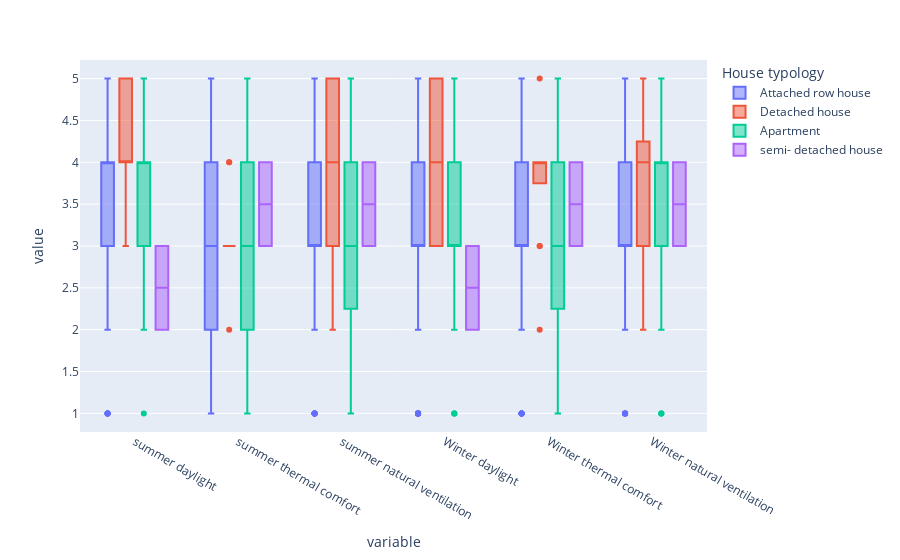

Notebook cell for this chart:
### Markdown cell above
**Nhận xét:**
- Có hơn 85% số người tham gia khảo sát sử dụng ngôi nha chỉ để ở, không có mục đích khác.
- Trong số những người chi sử dụng nhà để ở có đên 77.9% số người sở hữu căn nhà đó.

## Phân bố đánh giá về các tiêu chí ánh sáng và nhiệt độ của những người tham gia khảo sát như thế nào?

### Code cell
fig = px.box(data_df, y=data_df.columns[8:14], color=data_df.columns[4])
fig.show()

### Figure 1 — Plotly figure (JSON) as saved in the notebook; plotly's stock layout.template omitted (floating-point values rounded to 4 significant figures; data arrays with more than 128 entries replaced by an {"elided": "..."} marker saying what was removed)
{"data": [{"alignmentgroup": "True", "hovertemplate": "House typology=Attached row house<br>variable=%{x}<br>value=%{y}<extra></extra>", "legendgroup": "Attached row house", "marker": {"color": "#636efa"}, "name": "Attached row house", "notched": false, "offsetgroup": "Attached row house", "orientation": "v", "showlegend": true, "type": "box", "visible": true, "x": {"elided": "570 str values"}, "x0": " ", "xaxis": "x", "y": {"elided": "570 int values"}, "y0": " ", "yaxis": "y"}, {"alignmentgroup": "True", "hovertemplate": "House typology=Detached house<br>variable=%{x}<br>value=%{y}<extra></extra>", "legendgroup": "Detached house", "marker": {"color": "#EF553B"}, "name": "Detached house", "notched": false, "offsetgroup": "Detached house", "orientation": "v", "showlegend": true, "type": "box", "visible": true, "x": ["summer daylight", "summer daylight", "summer daylight", "summer daylight", "summer daylight", "summer daylight", "summer daylight", "summer daylight", "summer daylight", "summer daylight", "summer daylight", "summer daylight", "summer daylight", "summer thermal comfort", "summer thermal comfort", "summer thermal comfort", "summer thermal comfort", "summer thermal comfort", "summer thermal comfort", "summer thermal comfort", "summer thermal comfort", "summer thermal comfort", "summer thermal comfort", "summer thermal comfort", "summer thermal comfort", "summer thermal comfort", "summer natural ventilation", "summer natural ventilation", "summer natural ventilation", "summer natural ventilation", "summer natural ventilation", "summer natural ventilation", "summer natural ventilation", "summer natural ventilation", "summer natural ventilation", "summer natural ventilation", "summer natural ventilation", "summer natural ventilation", "summer natural ventilation", "Winter daylight", "Winter daylight", "Winter daylight", "Winter daylight", "Winter daylight", "Winter daylight", "Winter daylight", "Winter daylight", "Winter daylight", "Winter daylight", "Winter daylight", "Winter daylight", "Winter daylight", "Winter thermal comfort", "Winter thermal comfort", "Winter thermal comfort", "Winter thermal comfort", "Winter thermal comfort", "Winter thermal comfort", "Winter thermal comfort", "Winter thermal comfort", "Winter thermal comfort", "Winter thermal comfort", "Winter thermal comfort", "Winter thermal comfort", "Winter thermal comfort", "Winter natural ventilation", "Winter natural ventilation", "Winter natural ventilation", "Winter natural ventilation", "Winter natural ventilation", "Winter natural ventilation", "Winter natural ventilation", "Winter natural ventilation", "Winter natural ventilation", "Winter natural ventilation", "Winter natural ventilation", "Winter natural ventilation", "Winter natural ventilation"], "x0": " ", "xaxis": "x", "y": [4, 3, 4, 5, 3, 4, 5, 5, 5, 5, 4, 4, 5, 3, 3, 3, 3, 3, 2, 3, 3, 3, 4, 3, 3, 4, 4, 3, 5, 3, 2, 2, 5, 5, 5, 4, 3, 4, 4, 4, 3, 3, 4, 3, 3, 5, 5, 5, 5, 4, 4, 5, 2, 4, 4, 5, 3, 4, 4, 4, 4, 4, 4, 3, 4, 4, 3, 4, 5, 2, 3, 4, 5, 5, 4, 3, 4, 4], "y0": " ", "yaxis": "y"}, {"alignmentgroup": "True", "hovertemplate": "House typology=Apartment<br>variable=%{x}<br>value=%{y}<extra></extra>", "legendgroup": "Apartment", "marker": {"color": "#00cc96"}, "name": "Apartment", "notched": false, "offsetgroup": "Apartment", "orientation": "v", "showlegend": true, "type": "box", "visible": true, "x": {"elided": "258 str values"}, "x0": " ", "xaxis": "x", "y": {"elided": "258 int values"}, "y0": " ", "yaxis": "y"}, {"alignmentgroup": "True", "hovertemplate": "House typology=semi- detached house<br>variable=%{x}<br>value=%{y}<extra></extra>", "legendgroup": "semi- detached house", "marker": {"color": "#ab63fa"}, "name": "semi- detached house", "notched": false, "offsetgroup": "semi- detached house", "orientation": "v", "showlegend": true, "type": "box", "visible": true, "x": ["summer daylight", "summer daylight", "summer thermal comfort", "summer thermal comfort", "summer natural ventilation", "summer natural ventilation", "Winter daylight", "Winter daylight", "Winter thermal comfort", "Winter thermal comfort", "Winter natural ventilation", "Winter natural ventilation"], "x0": " ", "xaxis": "x", "y": [2, 3, 4, 3, 4, 3, 2, 3, 4, 3, 4, 3], "y0": " ", "yaxis": "y"}], "layout": {"autosize": true, "boxmode": "group", "legend": {"title": {"text": "House typology"}, "tracegroupgap": 0}, "margin": {"t": 60}, "xaxis": {"anchor": "y", "autorange": true, "domain": [0, 1], "range": [-0.5227, 5.523], "showspikes": false, "title": {"text": "variable"}, "type": "category"}, "yaxis": {"anchor": "x", "autorange": true, "domain": [0, 1], "range": [0.7778, 5.222], "showspikes": false, "title": {"text": "value"}, "type": "linear"}}}
